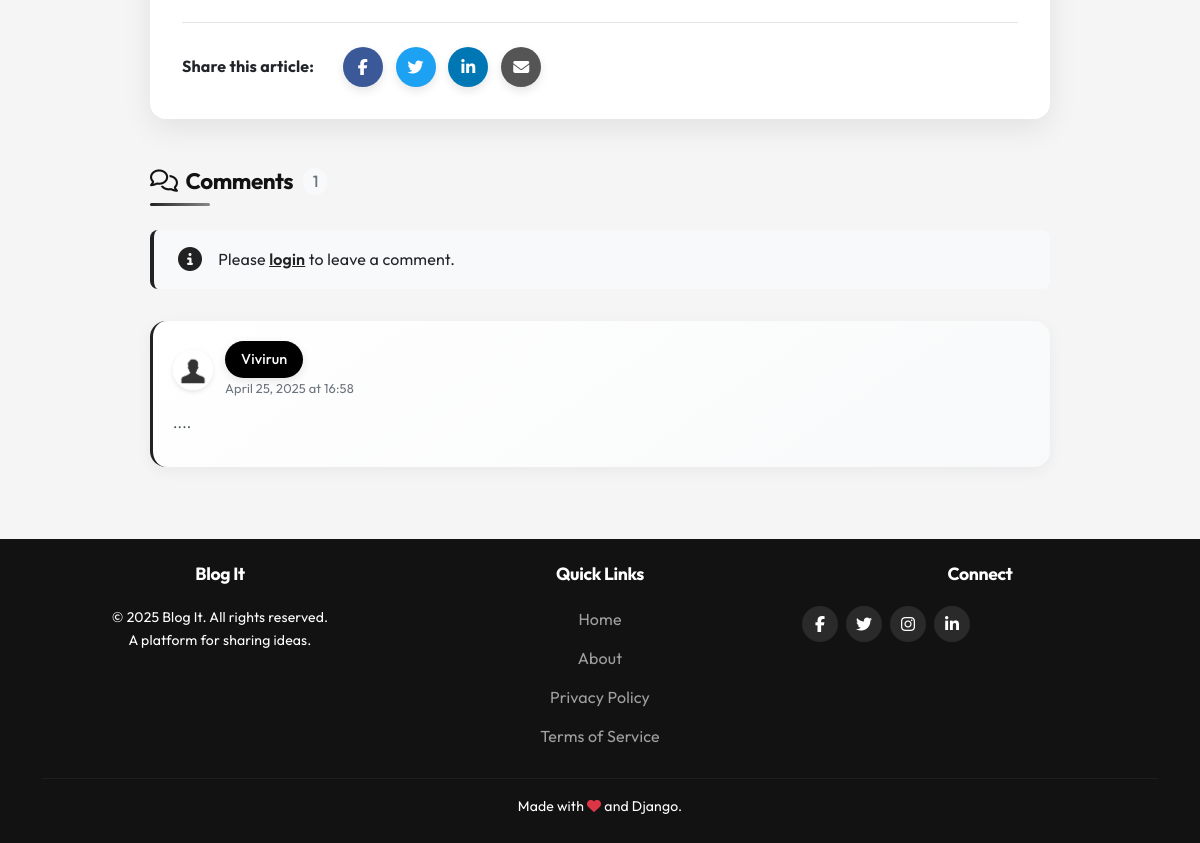
The page /post/7/ (lower part) on the database as committed earlier.
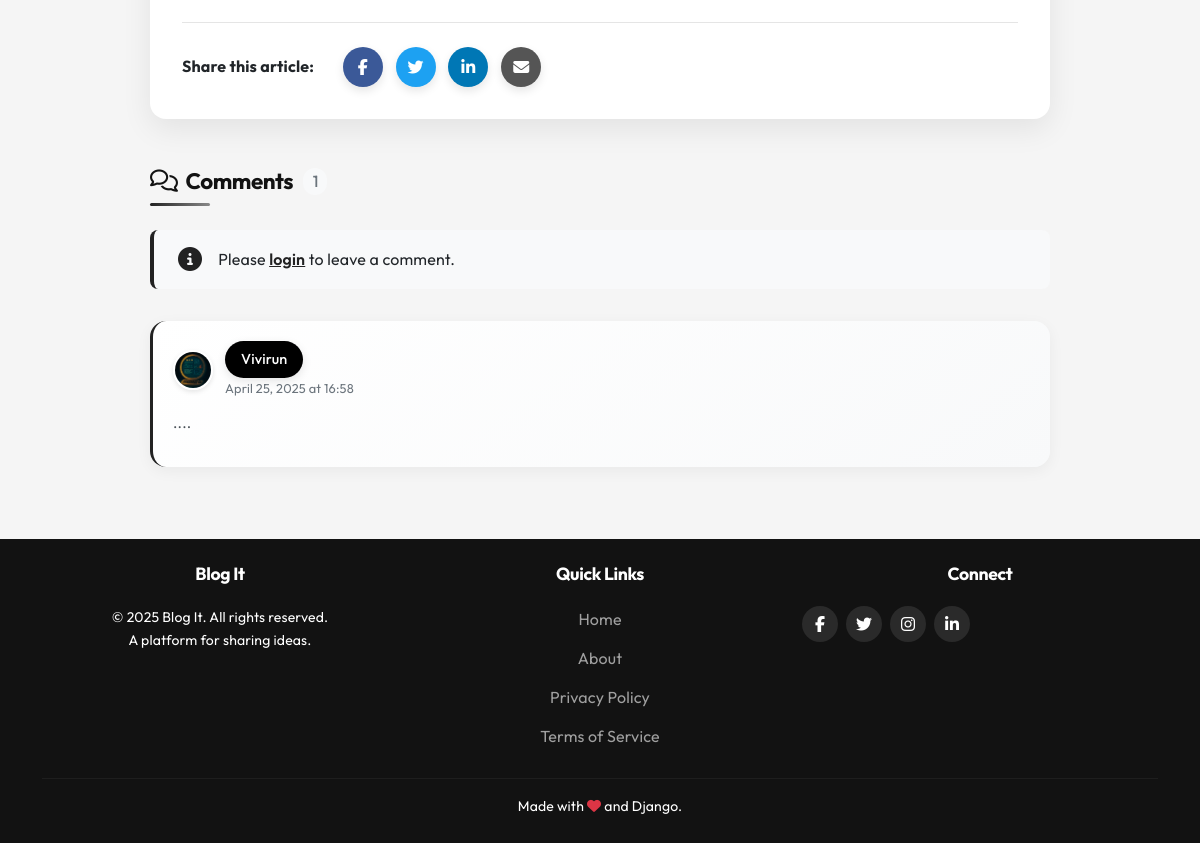
The same page on the database as committed later.
### blog/models.py (models this page shows, shortened)
class Post(models.Model):
    title = models.CharField(max_length=100)
    content = models.TextField()
    description = models.TextField(max_length=100, blank=True, help_text="A brief description to attract readers. If left empty, a generic description will be displayed.")
    date_posted = models.DateTimeField(default=timezone.now)
    author = models.ForeignKey(User, on_delete=models.CASCADE)
    slug = models.SlugField(max_length=100, unique=True, blank=True)
    tags = models.ManyToManyField(Tag, related_name='posts', blank=True)

class Comment(models.Model):
    post = models.ForeignKey(Post, on_delete=models.CASCADE, related_name='comments')
    author = models.ForeignKey(User, on_delete=models.CASCADE)
    content = models.TextField()
    date_posted = models.DateTimeField(default=timezone.now)
    parent = models.ForeignKey('self', on_delete=models.CASCADE, null=True, blank=True, related_name='replies')
    class Meta:
        ordering = ['-date_posted']

### users/models.py (models this page shows, shortened)
class Profile(models.Model):
    user = models.OneToOneField(User, on_delete=models.CASCADE)
    image = models.ImageField(default='default.jpg', upload_to='profile_pics')
    bio = models.TextField(default='', blank=True)  # Added bio field with default empty string

### blog/views.py (the view)
# urls.py: path('post/<int:pk>/', PostDetailView.as_view(), name='post-detail'),
class PostDetailView(DetailView):
    model = Post
    def get_context_data(self, **kwargs):
        context = super().get_context_data(**kwargs)
        context['comment_form'] = CommentForm()
        return context

### blog/context_processors.py (called while the page is built)
def popular_tags(request):
    tags = Tag.objects.annotate(post_count=Count('posts')).order_by('-post_count')[:5]
    return {'popular_tags': tags}

### blog/templates/blog/post_detail.html (shortened to what this page needs)
{% extends "blog/base.html" %}
{% block content%}
<div class="main-container">
    <div class="post-container">
        <div class="post-content-container">
            <div class="social-sharing">
                <p class="me-3 mb-0"><strong>Share this article:</strong></p>
                <a href="https://www.facebook.com/sharer/sharer.php?u={{ request.build_absolute_uri }}" target="_blank" class="share-btn share-facebook" title="Share on Facebook">
                    <i class="fab fa-facebook-f"></i>
                </a>
                <a href="https://twitter.com/intent/tweet?url={{ request.build_absolute_uri }}&text={{ object.title|urlencode }}" target="_blank" class="share-btn share-twitter" title="Share on Twitter">
                    <i class="fab fa-twitter"></i>
                </a>
                <a href="https://www.linkedin.com/shareArticle?mini=true&url={{ request.build_absolute_uri }}&title={{ object.title|urlencode }}" target="_blank" class="share-btn share-linkedin" title="Share on LinkedIn">
                    <i class="fab fa-linkedin-in"></i>
                </a>
                <a href="mailto:?subject={{ object.title|urlencode }}&body=Read this article: {{ request.build_absolute_uri }}" class="share-btn share-email" title="Share via Email">
                    <i class="fas fa-envelope"></i>
                </a>
            </div>
        </div>
    </div>
    <div class="comments-section">
        <h3 class="comments-title">
            <i class="far fa-comments me-2"></i> Comments
            <span class="comment-count">
                {{ object.comments.count }}
            </span>
        </h3>
        {% if user.is_authenticated %}
        <div class="comment-form-container">
            <form method="POST" action="{% url 'add-comment' object.id %}">
                {% csrf_token %}
                {{ comment_form }}
                <div class="d-flex justify-content-end mt-3">
                    <button type="submit" class="comment-form-btn">
                        <i class="far fa-paper-plane"></i> Post Comment
                    </button>
                </div>
            </form>
        </div>
        {% else %}
        <div class="alert-login">
            <i class="fas fa-info-circle"></i>
            <div>Please <a href="{% url 'login' %}">login</a> to leave a comment.</div>
        </div>
        {% endif %}
        {% if object.comments.exists %}
            {% for comment in object.comments.all %}
                {% if not comment.parent %}
                <div class="comment-card">
                    <div class="comment-header">
                        <img class="comment-author-img" src="{{ comment.author.profile.image.url }}" alt="{{ comment.author }}'s profile image">
                        <div>
                            <a class="username-box" href="{% url 'user-profile' comment.author.username %}">{{ comment.author.username }}
                            </a>
                            <div class="comment-date">{{ comment.date_posted|date:"F d, Y" }} at {{ comment.date_posted|time:"H:i" }}</div>
                        </div>
                    </div>
                    <div class="comment-content">
                        {{ comment.content }}
                    </div>
                    </div>
                    {% endif %}
                {% endfor %}
            {% else %}
                <div class="no-comments-message">
                    <i class="far fa-comment-dots d-block"></i>
                    <p>No comments yet. Be the first to share your thoughts!</p>
                </div>
            {% endif %}
        </div>
    </div>
</div>
{% endblock content %}

### blog/templates/blog/base.html (shortened to what this page needs)
{% load static %}
<!doctype html>
<html lang="en">
<head>
    <link href="https://cdn.jsdelivr.net/npm/bootstrap@5.3.2/dist/css/bootstrap.min.css" rel="stylesheet">
    <link rel="stylesheet" type="text/css" href="{% static 'blog/main.css' %}">
    <link rel="stylesheet" href="https://cdnjs.cloudflare.com/ajax/libs/font-awesome/6.5.0/css/all.min.css">
</head>
<body>
    <main role="main" class="container mt-5 pt-4">
        <div class="row">
            <div class="col-md-12">
                {% block content %}{% endblock %}
            </div>
    </main>
    <footer class="mt-auto py-4 text-center text-white" style="background-color: #121212;">
        <div class="container">
            <div class="row">
                <div class="col-md-4 mb-3 mb-md-0">
                    <h5>Blog It</h5>
                    <p class="small">&copy; {% now "Y" %} Blog It. All rights reserved. <br> A platform for sharing ideas.</p>
                </div>
                <div class="col-md-4 mb-3 mb-md-0">
                    <h5>Quick Links</h5>
                    <ul class="list-unstyled">
                        <li><a href="{% url 'blog-home' %}">Home</a></li>
                        <li><a href="{% url 'blog-about' %}">About</a></li>
                        <li><a href="#">Privacy Policy</a></li>
                        <li><a href="#">Terms of Service</a></li>
                    </ul>
                </div>
                <div class="col-md-4">
                    <h5>Connect</h5>
                    <div class="social-links d-flex justify-content-center justify-content-md-start">
                        <a href="#" class="social-link me-2"><i class="fab fa-facebook-f"></i></a>
                        <a href="#" class="social-link me-2"><i class="fab fa-twitter"></i></a>
                        <a href="#" class="social-link me-2"><i class="fab fa-instagram"></i></a>
                        <a href="#" class="social-link"><i class="fab fa-linkedin-in"></i></a>
                    </div>
                </div>
            </div>
            <hr class="my-3" style="border-color: rgba(255,255,255,0.2);"/>
            <p class="small mb-0">Made with <i class="fas fa-heart text-danger"></i> and Django.</p>
        </div>
    </footer>
</body>
</html>

### blog/static/blog/main.css (style rules this page uses)
body { background: #fafafa; color: #333333; margin-top: 5rem; }
h1, h2, h3, h4, h5, h6 { color: #444444; }
ul { margin: 0; }

### blog/templates/blog/base.html (style rules this page uses)
:root { --primary: #222222; --primary-hover: #000000; --accent: #888888; --accent-hover: #666666; --secondary: #505050; --success: #2c6e49; --danger: #c1121f; --warning: #cc9700; --info: #4a6fa5; --light: #f8f9fa; --dark: #121212; --gray-100: #f8f9fa; --gray-200: #e9ecef; --gray-300: #dee2e6; --gray-400: #ced4da; --gray-500: #adb5bd; --gray-600: #6c757d; --gray-700: #495057; --gray-800: #343a40; --gray-900: #212529; --body-bg: #f5f5f5; --card-bg: #ffffff; --text-main: #212529; --text-secondary: #505050; --text-muted: #6c757d; --border-radius: 0.5rem; --box-shadow: 0 5px 15px rgba(0, 0, 0, 0.05); --transition: 0.2s ease-in-out; }
body { font-family: 'Outfit', sans-serif; background-color: var(--body-bg); color: var(--text-main); padding-top: 76px; line-height: 1.7; font-size: 1rem; letter-spacing: 0.01em; }
main.container { padding-top: 2rem; padding-bottom: 3rem; max-width: 1280px; }
h1, h2, h3, h4, h5, h6 { color: var(--text-main); font-weight: 700; letter-spacing: -0.02em; line-height: 1.3; }
a { color: var(--primary); text-decoration: none; transition: color 0.15s ease; }
footer { background-color: var(--dark); color: rgba(255, 255, 255, 0.75); padding: 3rem 0 2rem; margin-top: 3rem; }
footer h5 { color: white; font-weight: 700; font-size: 1.1rem; margin-bottom: 1.25rem; }
footer a { color: rgba(255, 255, 255, 0.6); transition: color 0.15s ease; }
footer .social-link { display: inline-flex; align-items: center; justify-content: center; width: 36px; height: 36px; border-radius: 50%; background-color: rgba(255, 255, 255, 0.1); color: white; transition: all 0.2s ease; margin-right: 0.75rem; }
footer .list-unstyled li { margin-bottom: 0.75rem; }
.username-box { display: inline-flex; align-items: center; background-color: #000000; color: white; border-radius: 50px; padding: 0.4rem 1rem; margin-right: 0.5rem; font-weight: 500; font-size: 0.9rem; transition: all 0.2s ease; text-decoration: none; position: relative; box-shadow: 0 3px 10px rgba(0, 0, 0, 0.1); }

Rows that differ between the two databases and show on the page:
changed through a linked row, Comment "Vivirun": author.profile.image: picture added in place of a placeholder
